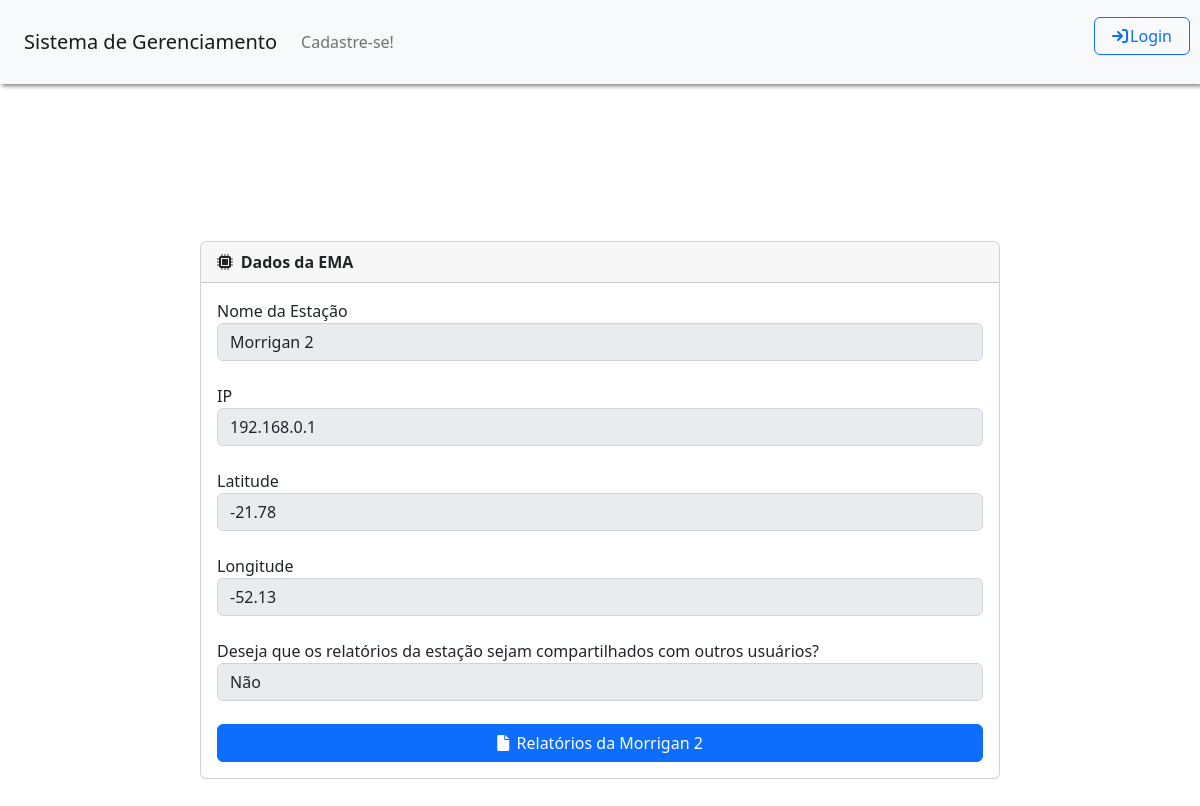
/Tela_Visualizar_EMA.php?idema=2, run on an earlier commit of the app's database.
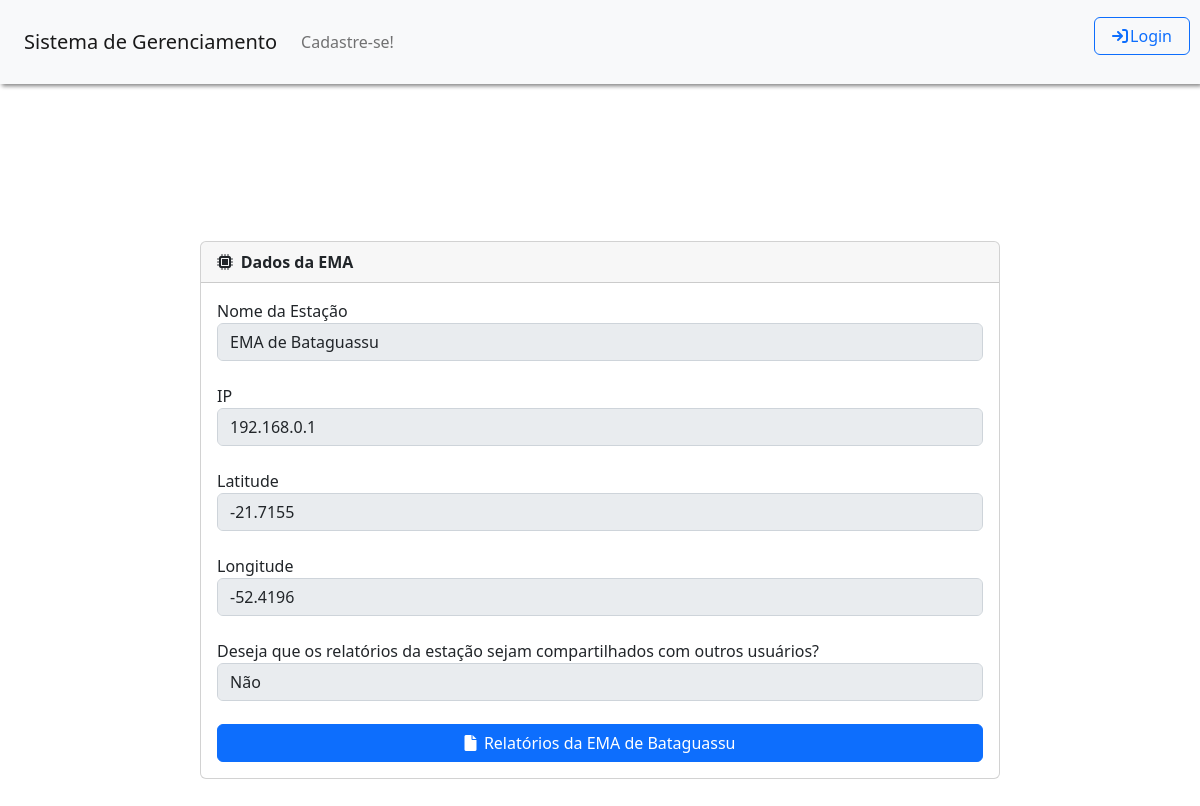
And on a later commit of the database.
### tables this page shows
CREATE TABLE IF NOT EXISTS emas (
  idema INT NOT NULL AUTO_INCREMENT,
  nome VARCHAR(45) NOT NULL,
  ip VARCHAR(45) NOT NULL,
  publica INT NOT NULL,
  latitude VARCHAR(45) NOT NULL,
  longitude VARCHAR(45) NOT NULL,
  usuarios_idusuario INT NOT NULL,
  ativa INT NOT NULL,
  topico_kafka VARCHAR (45) NOT NULL,
   
  status_ema VARCHAR (10) NULL,
  carga_bateria FLOAT NULL, 
  uptime VARCHAR(50) NULL,
  diagnostico_nao_previsto JSON NULL,
  PRIMARY KEY (idema, usuarios_idusuario),
    FOREIGN KEY (usuarios_idusuario)
    REFERENCES usuarios (idusuario));

### controllers/controller_ema.php (called while the page is built, shortened)
<?php
function buscarEMAPorID($idema) {
    $conexao = conectarBanco();
    $idema = mysqli_real_escape_string($conexao, $idema);
    $query = "SELECT * FROM emas WHERE idema = '$idema'";
    $resultado = mysqli_query($conexao, $query);
    if ($resultado && mysqli_num_rows($resultado) > 0) {
        $ema = mysqli_fetch_assoc($resultado);
        return $ema;
    } else {
        return false;
    }
}
?>

### Tela_Visualizar_EMA.php (the view, shortened to what this page needs)
<!DOCTYPE html>
<?php
require '../portalEMA/functions/geral.php';
require '../portalEMA/controllers/controller_ema.php';
?>
<html>
    <head>
        <link rel="stylesheet" type="text/css" href="./css/style.css">
        <link rel="stylesheet" href="https://cdnjs.cloudflare.com/ajax/libs/font-awesome/6.0.0-beta3/css/all.min.css">
        <link rel="stylesheet" type="text/css" href="https://cdn.jsdelivr.net/npm/bootstrap@5.2.3/dist/css/bootstrap.min.css">
        <link rel="stylesheet" href="https://unpkg.com/leaflet@1.7.1/dist/leaflet.css" />
    </head>
    <body>
        <?php
        $emaId = $_GET['idema'];
        $ema = buscarEMAPorId($emaId);
        if (!$ema) {
            echo "Estação não encontrada.";
            exit;
        } else {
            echo '<div class= "col-8" style="margin-top: 20%; padding-bottom: 5%">';
            echo '<div class="card">';
            echo '<div class="card-header">';
            echo '<i style="padding-right: 1%;" class="fas fa-microchip"></i><b>Dados da EMA</b>';
            echo '</div>';
            echo '<div class="card-body">';
            echo '<form>';
            echo '<div class="form-row">';
            echo '<div class="form-group">';
            echo '<label>Nome da Estação</label>';
            echo '<input disabled="true" value="' . $ema['nome'] . '" name="nome" type="text" class="form-control" placeholder="Nome da Estação">';
            echo '<label>IP</label>';
            echo '<input disabled="true" value="' . $ema['ip'] . '" name="ip" type="text" class="form-control" placeholder="IP da Estação">         ';
            echo '<label>Latitude</label>';
            echo '<input disabled="true" value="' . $ema['latitude'] . '" name="latitude" type="text" class="form-control" placeholder="Latidude da posição da Estação">';
            echo '<label>Longitude</label>';
            echo '<input disabled="true" value="' . $ema['longitude'] . '" name="longitude" type="text" class="form-control" placeholder="Longitude da posição da Estação">';
            echo '<label>Deseja que os relatórios da estação sejam compartilhados com outros usuários?</label>';
            if($ema['publica'] == 1){
                echo '<input disabled="true" value="Sim" name="publica" type="text" class="form-control">';
            }else{
                echo '<input disabled="true" value="Não" name="publica" type="text" class="form-control">';
            }
            echo '</div>';
            echo '<a href="../portalEMA/Tela_Listar_Relatorios.php?idema='.$emaId.'" class="btn btn-primary" style="width: 100%;"><i style="padding-right: 1%;" class="fas fa-file"></i>Relatórios da '.$ema['nome'].'</a>';
            echo '<br>';
            echo '</div>';
            echo '</form>';
            echo '</div>';
            echo '</div>';
            echo '</div>';
        }
        ?>
    </body>
</html>

What changed in the data, as far as the page shows it:
removed emas: nome "Morrigan 2", ip "192.168.0.1", latitude "-21.78", longitude "-52.13"
added emas: nome "EMA de Bataguassu", ip "192.168.0.1", latitude "-21.7155", longitude "-52.4196"
